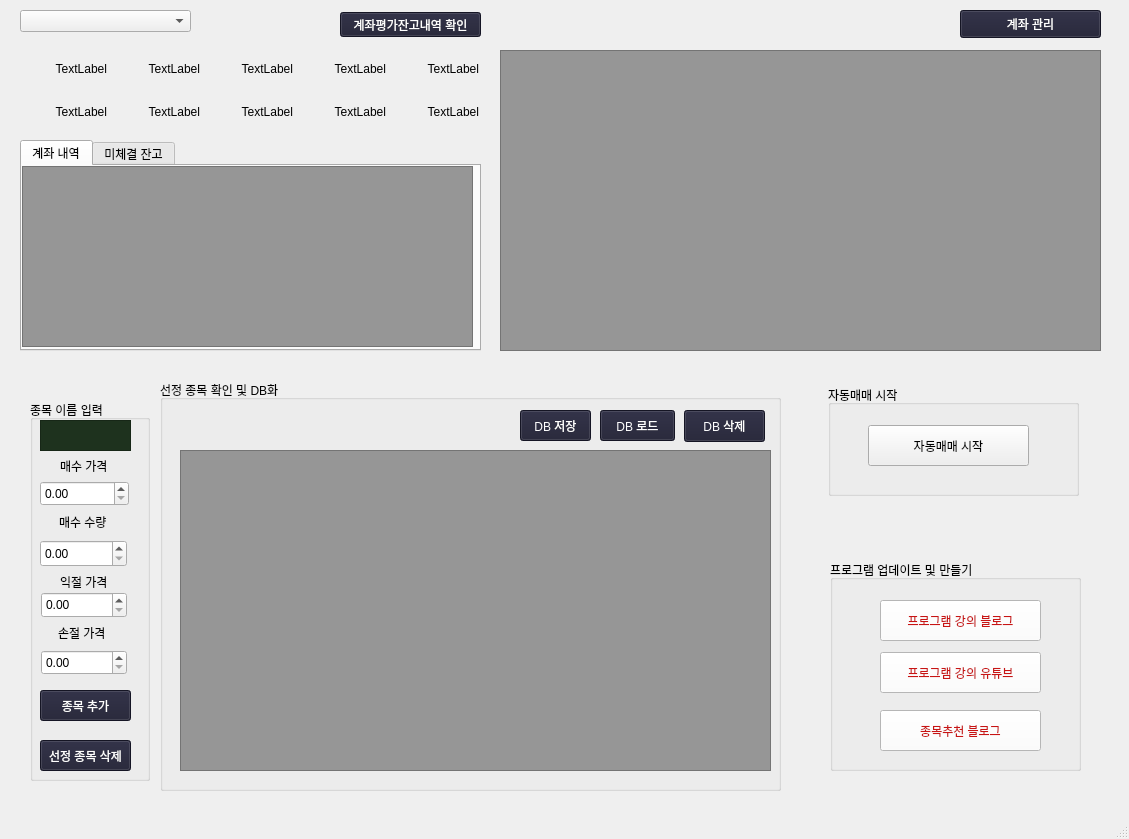
<?xml version="1.0" encoding="UTF-8"?>
<ui version="4.0">
 <class>MainWindow</class>
 <widget class="QMainWindow" name="MainWindow">
  <property name="geometry">
   <rect>
    <x>0</x>
    <y>0</y>
    <width>1129</width>
    <height>839</height>
   </rect>
  </property>
  <property name="windowTitle">
   <string>MainWindow</string>
  </property>
  <widget class="QWidget" name="centralwidget">
   <widget class="QComboBox" name="accComboBox">
    <property name="geometry">
     <rect>
      <x>20</x>
      <y>10</y>
      <width>171</width>
      <height>22</height>
     </rect>
    </property>
   </widget>
   <widget class="QPushButton" name="call_account">
    <property name="geometry">
     <rect>
      <x>340</x>
      <y>12</y>
      <width>141</width>
      <height>25</height>
     </rect>
    </property>
    <property name="styleSheet">
     <string notr="true">color: black;
background-color: rgb(30, 30, 50);
color: rgb(255, 255, 255);
font: 10pt &quot;맑은고딕&quot;;</string>
    </property>
    <property name="text">
     <string>계좌평가잔고내역 확인</string>
    </property>
   </widget>
   <widget class="QWidget" name="gridLayoutWidget">
    <property name="geometry">
     <rect>
      <x>20</x>
      <y>50</y>
      <width>459</width>
      <height>80</height>
     </rect>
    </property>
    <layout class="QGridLayout" name="gridLayout">
     <item row="0" column="2">
      <widget class="QLabel" name="label_13">
       <property name="text">
        <string>TextLabel</string>
       </property>
       <property name="alignment">
        <set>Qt::AlignRight|Qt::AlignTrailing|Qt::AlignVCenter</set>
       </property>
      </widget>
     </item>
     <item row="0" column="0">
      <widget class="QLabel" name="label_11">
       <property name="text">
        <string>TextLabel</string>
       </property>
       <property name="alignment">
        <set>Qt::AlignRight|Qt::AlignTrailing|Qt::AlignVCenter</set>
       </property>
      </widget>
     </item>
     <item row="0" column="1">
      <widget class="QLabel" name="label_12">
       <property name="text">
        <string>TextLabel</string>
       </property>
       <property name="alignment">
        <set>Qt::AlignRight|Qt::AlignTrailing|Qt::AlignVCenter</set>
       </property>
      </widget>
     </item>
     <item row="1" column="0">
      <widget class="QLabel" name="label_1">
       <property name="text">
        <string>TextLabel</string>
       </property>
       <property name="alignment">
        <set>Qt::AlignRight|Qt::AlignTrailing|Qt::AlignVCenter</set>
       </property>
      </widget>
     </item>
     <item row="0" column="3">
      <widget class="QLabel" name="label_14">
       <property name="text">
        <string>TextLabel</string>
       </property>
       <property name="alignment">
        <set>Qt::AlignRight|Qt::AlignTrailing|Qt::AlignVCenter</set>
       </property>
      </widget>
     </item>
     <item row="1" column="1">
      <widget class="QLabel" name="label_2">
       <property name="text">
        <string>TextLabel</string>
       </property>
       <property name="alignment">
        <set>Qt::AlignRight|Qt::AlignTrailing|Qt::AlignVCenter</set>
       </property>
      </widget>
     </item>
     <item row="1" column="2">
      <widget class="QLabel" name="label_3">
       <property name="text">
        <string>TextLabel</string>
       </property>
       <property name="alignment">
        <set>Qt::AlignRight|Qt::AlignTrailing|Qt::AlignVCenter</set>
       </property>
      </widget>
     </item>
     <item row="1" column="3">
      <widget class="QLabel" name="label_4">
       <property name="text">
        <string>TextLabel</string>
       </property>
       <property name="alignment">
        <set>Qt::AlignRight|Qt::AlignTrailing|Qt::AlignVCenter</set>
       </property>
      </widget>
     </item>
     <item row="0" column="4">
      <widget class="QLabel" name="label_15">
       <property name="text">
        <string>TextLabel</string>
       </property>
       <property name="alignment">
        <set>Qt::AlignRight|Qt::AlignTrailing|Qt::AlignVCenter</set>
       </property>
      </widget>
     </item>
     <item row="1" column="4">
      <widget class="QLabel" name="label_5">
       <property name="text">
        <string>TextLabel</string>
       </property>
       <property name="alignment">
        <set>Qt::AlignRight|Qt::AlignTrailing|Qt::AlignVCenter</set>
       </property>
      </widget>
     </item>
    </layout>
   </widget>
   <widget class="QPushButton" name="acc_manage">
    <property name="geometry">
     <rect>
      <x>960</x>
      <y>10</y>
      <width>141</width>
      <height>28</height>
     </rect>
    </property>
    <property name="styleSheet">
     <string notr="true">color: black;
background-color: rgb(30, 30, 50);
color: rgb(255, 255, 255);
font: 10pt &quot;맑은고딕&quot;;</string>
    </property>
    <property name="text">
     <string>계좌 관리</string>
    </property>
   </widget>
   <widget class="QTableWidget" name="Danger_wd">
    <property name="geometry">
     <rect>
      <x>500</x>
      <y>50</y>
      <width>601</width>
      <height>301</height>
     </rect>
    </property>
    <property name="styleSheet">
     <string notr="true">color: black;
background-color: rgb(150, 150, 150);
font: 10pt &quot;맑은고딕&quot;;</string>
    </property>
   </widget>
   <widget class="QGroupBox" name="groupBox_4">
    <property name="geometry">
     <rect>
      <x>160</x>
      <y>380</y>
      <width>621</width>
      <height>411</height>
     </rect>
    </property>
    <property name="title">
     <string>선정 종목 확인 및 DB화</string>
    </property>
    <widget class="QPushButton" name="Del_Stock">
     <property name="geometry">
      <rect>
       <x>524</x>
       <y>30</y>
       <width>81</width>
       <height>32</height>
      </rect>
     </property>
     <property name="styleSheet">
      <string notr="true">color: black;
background-color: rgb(30, 30, 50);
color: rgb(255, 255, 255);
font: 10pt &quot;맑은고딕&quot;;</string>
     </property>
     <property name="text">
      <string>DB 삭제</string>
     </property>
    </widget>
    <widget class="QPushButton" name="Load_Stock">
     <property name="geometry">
      <rect>
       <x>440</x>
       <y>30</y>
       <width>75</width>
       <height>31</height>
      </rect>
     </property>
     <property name="styleSheet">
      <string notr="true">color: black;
background-color: rgb(30, 30, 50);
color: rgb(255, 255, 255);
font: 10pt &quot;맑은고딕&quot;;</string>
     </property>
     <property name="text">
      <string>DB 로드</string>
     </property>
    </widget>
    <widget class="QPushButton" name="Save_Stock">
     <property name="geometry">
      <rect>
       <x>360</x>
       <y>30</y>
       <width>71</width>
       <height>31</height>
      </rect>
     </property>
     <property name="styleSheet">
      <string notr="true">color: black;
background-color: rgb(30, 30, 50);
color: rgb(255, 255, 255);
font: 10pt &quot;맑은고딕&quot;;</string>
     </property>
     <property name="text">
      <string>DB 저장</string>
     </property>
    </widget>
    <widget class="QTableWidget" name="buylast">
     <property name="geometry">
      <rect>
       <x>20</x>
       <y>70</y>
       <width>591</width>
       <height>321</height>
      </rect>
     </property>
     <property name="styleSheet">
      <string notr="true">color: black;
background-color: rgb(150, 150, 150);
font: 10pt &quot;맑은고딕&quot;;</string>
     </property>
    </widget>
   </widget>
   <widget class="QGroupBox" name="groupBox_3">
    <property name="geometry">
     <rect>
      <x>30</x>
      <y>400</y>
      <width>120</width>
      <height>381</height>
     </rect>
    </property>
    <property name="title">
     <string>종목 이름 입력</string>
    </property>
    <widget class="QTextEdit" name="searchItemTextEdit2">
     <property name="geometry">
      <rect>
       <x>10</x>
       <y>20</y>
       <width>91</width>
       <height>31</height>
      </rect>
     </property>
     <property name="styleSheet">
      <string notr="true">color: black;
background-color: rgb(30, 50, 30);
color: rgb(255, 255, 255);
font: 10pt &quot;맑은고딕&quot;;</string>
     </property>
    </widget>
    <widget class="QPushButton" name="additmelast">
     <property name="geometry">
      <rect>
       <x>10</x>
       <y>290</y>
       <width>91</width>
       <height>31</height>
      </rect>
     </property>
     <property name="styleSheet">
      <string notr="true">color: black;
background-color: rgb(30, 30, 50);
color: rgb(255, 255, 255);
font: 10pt &quot;맑은고딕&quot;;</string>
     </property>
     <property name="text">
      <string>종목 추가</string>
     </property>
    </widget>
    <widget class="QPushButton" name="Deletcode">
     <property name="geometry">
      <rect>
       <x>10</x>
       <y>340</y>
       <width>91</width>
       <height>31</height>
      </rect>
     </property>
     <property name="styleSheet">
      <string notr="true">color: black;
background-color: rgb(30, 30, 50);
color: rgb(255, 255, 255);
font: 10pt &quot;맑은고딕&quot;;</string>
     </property>
     <property name="text">
      <string>선정 종목 삭제</string>
     </property>
    </widget>
    <widget class="QLabel" name="label">
     <property name="geometry">
      <rect>
       <x>30</x>
       <y>60</y>
       <width>56</width>
       <height>12</height>
      </rect>
     </property>
     <property name="text">
      <string>매수 가격</string>
     </property>
    </widget>
    <widget class="QLabel" name="label_6">
     <property name="geometry">
      <rect>
       <x>30</x>
       <y>176</y>
       <width>56</width>
       <height>12</height>
      </rect>
     </property>
     <property name="text">
      <string>익절 가격</string>
     </property>
    </widget>
    <widget class="QLabel" name="label_7">
     <property name="geometry">
      <rect>
       <x>28</x>
       <y>227</y>
       <width>56</width>
       <height>12</height>
      </rect>
     </property>
     <property name="text">
      <string>손절 가격</string>
     </property>
    </widget>
    <widget class="QLabel" name="label_8">
     <property name="geometry">
      <rect>
       <x>29</x>
       <y>116</y>
       <width>56</width>
       <height>12</height>
      </rect>
     </property>
     <property name="text">
      <string>매수 수량</string>
     </property>
    </widget>
    <widget class="QDoubleSpinBox" name="buy_price">
     <property name="geometry">
      <rect>
       <x>10</x>
       <y>81</y>
       <width>89</width>
       <height>25</height>
      </rect>
     </property>
     <property name="showGroupSeparator" stdset="0">
      <bool>true</bool>
     </property>
     <property name="maximum">
      <double>100000000.000000000000000</double>
     </property>
    </widget>
    <widget class="QDoubleSpinBox" name="n_o_stock">
     <property name="geometry">
      <rect>
       <x>10</x>
       <y>140</y>
       <width>87</width>
       <height>27</height>
      </rect>
     </property>
     <property name="showGroupSeparator" stdset="0">
      <bool>true</bool>
     </property>
     <property name="maximum">
      <double>100000000.000000000000000</double>
     </property>
    </widget>
    <widget class="QDoubleSpinBox" name="profit_price">
     <property name="geometry">
      <rect>
       <x>11</x>
       <y>192</y>
       <width>86</width>
       <height>26</height>
      </rect>
     </property>
     <property name="showGroupSeparator" stdset="0">
      <bool>true</bool>
     </property>
     <property name="maximum">
      <double>100000000.000000000000000</double>
     </property>
    </widget>
    <widget class="QDoubleSpinBox" name="loss_price">
     <property name="geometry">
      <rect>
       <x>11</x>
       <y>250</y>
       <width>86</width>
       <height>25</height>
      </rect>
     </property>
     <property name="showGroupSeparator" stdset="0">
      <bool>true</bool>
     </property>
     <property name="maximum">
      <double>100000000.000000000000000</double>
     </property>
    </widget>
   </widget>
   <widget class="QGroupBox" name="groupBox">
    <property name="geometry">
     <rect>
      <x>828</x>
      <y>385</y>
      <width>251</width>
      <height>111</height>
     </rect>
    </property>
    <property name="title">
     <string>자동매매 시작</string>
    </property>
    <widget class="QPushButton" name="Auto_start">
     <property name="geometry">
      <rect>
       <x>40</x>
       <y>40</y>
       <width>161</width>
       <height>41</height>
      </rect>
     </property>
     <property name="text">
      <string>자동매매 시작</string>
     </property>
    </widget>
   </widget>
   <widget class="QTabWidget" name="tabWidget">
    <property name="geometry">
     <rect>
      <x>20</x>
      <y>140</y>
      <width>461</width>
      <height>211</height>
     </rect>
    </property>
    <property name="currentIndex">
     <number>0</number>
    </property>
    <widget class="QWidget" name="tab">
     <attribute name="title">
      <string>계좌 내역</string>
     </attribute>
     <widget class="QTableWidget" name="stocklistTableWidget_2">
      <property name="geometry">
       <rect>
        <x>0</x>
        <y>0</y>
        <width>451</width>
        <height>181</height>
       </rect>
      </property>
      <property name="styleSheet">
       <string notr="true">color: black;
background-color: rgb(150, 150, 150);
font: 10pt &quot;맑은고딕&quot;;</string>
      </property>
     </widget>
    </widget>
    <widget class="QWidget" name="tab_2">
     <attribute name="title">
      <string>미체결 잔고</string>
     </attribute>
     <widget class="QTableWidget" name="not_account">
      <property name="geometry">
       <rect>
        <x>0</x>
        <y>10</y>
        <width>451</width>
        <height>171</height>
       </rect>
      </property>
     </widget>
    </widget>
   </widget>
   <widget class="QGroupBox" name="groupBox_5">
    <property name="geometry">
     <rect>
      <x>830</x>
      <y>560</y>
      <width>251</width>
      <height>211</height>
     </rect>
    </property>
    <property name="title">
     <string>프로그램 업데이트 및 만들기</string>
    </property>
    <widget class="QPushButton" name="program_g">
     <property name="geometry">
      <rect>
       <x>50</x>
       <y>40</y>
       <width>161</width>
       <height>41</height>
      </rect>
     </property>
     <property name="styleSheet">
      <string notr="true">color: black;
background-color: rgb(255, 255, 255);
color: rgb(200, 20, 20);
font: 90 10pt &quot;맑은 고딕&quot;;
</string>
     </property>
     <property name="text">
      <string>프로그램 강의 블로그</string>
     </property>
    </widget>
    <widget class="QPushButton" name="program_u">
     <property name="geometry">
      <rect>
       <x>50</x>
       <y>92</y>
       <width>161</width>
       <height>41</height>
      </rect>
     </property>
     <property name="styleSheet">
      <string notr="true">color: black;
background-color: rgb(255, 255, 255);
color: rgb(200, 20, 20);
font: 90 10pt &quot;맑은 고딕&quot;;
</string>
     </property>
     <property name="text">
      <string>프로그램 강의 유튜브</string>
     </property>
    </widget>
    <widget class="QPushButton" name="stock_pre">
     <property name="geometry">
      <rect>
       <x>50</x>
       <y>150</y>
       <width>161</width>
       <height>41</height>
      </rect>
     </property>
     <property name="styleSheet">
      <string notr="true">color: black;
background-color: rgb(255, 255, 255);
color: rgb(200, 20, 20);
font: 90 10pt &quot;맑은 고딕&quot;;
</string>
     </property>
     <property name="text">
      <string>종목추천 블로그</string>
     </property>
    </widget>
   </widget>
  </widget>
  <widget class="QMenuBar" name="menubar">
   <property name="geometry">
    <rect>
     <x>0</x>
     <y>0</y>
     <width>1129</width>
     <height>21</height>
    </rect>
   </property>
  </widget>
  <widget class="QStatusBar" name="statusbar"/>
 </widget>
 <resources/>
 <connections/>
</ui>
